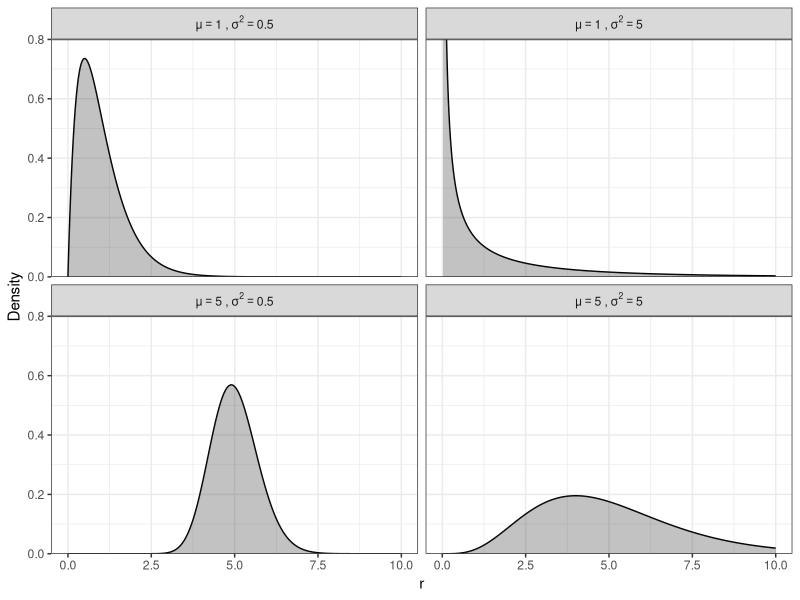

Recreate this plot in R.
## ---- chunk 1
# set chunk defaults: don't print code, images 75% of page width and centered
knitr::opts_chunk$set(echo = FALSE, fig.align = 'center', out.width = '100%')
## ---- chunk 2
library('dplyr') # for data wrangling
library('tidyr') # for data wrangling
library('ggplot2') # for fancy plots

# to help visualize the consequences of different E(R) and V(R) if R ~ Gamma
dgamma2 <- function(x, mu, sigma2, lower.tail = FALSE) {
  # mean = k * theta
  # sigma^2 = k * theta^2
  dgamma(x = x,
         shape = mu^2 / sigma2, # (k * theta)^2 / (k * theta^2)
         scale = sigma2 / mu)   # (k * theta^2) / (k * theta)
}

expand_grid(x = tibble(x = seq(0, 10, length.out = 1000)),
            mean = c(1, 5),
            var = c(0.5, 5)) %>%
  unnest(x) %>%
  mutate(dens = dgamma2(x = x, mu = mean, sigma2 = var)) %>%
  ggplot(aes(x, dens)) +
  coord_cartesian(xlim = c(-0.5, 10.5), ylim = c(0, 0.8)) +
  # using '\U03BC' because mu results in \propto, for some reason
  facet_wrap(. ~ mean + var,
             labeller = label_bquote('\U03BC' == .(mean)~','~sigma^2 == .(var)))+
  geom_line(na.rm = TRUE) +
  geom_area(alpha = 0.3, na.rm = TRUE) +
  scale_y_continuous(expand = c(0, 0)) +
  scale_x_continuous(expand = c(0, 0)) +
  labs(x = 'r', y = 'Density') +
  theme_bw()
